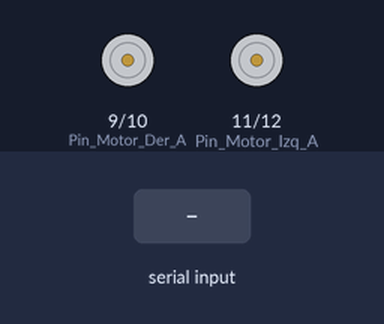
Simulated run of this sketch. Board: Arduino Uno, built with avr-gcc and run on an emulated ATmega328P. Shown: motor-driver pin pairs drawn as motors (green arrow = first pin HIGH = forward, orange = second pin HIGH = backward, longer = more drive). The test bench sets the inputs (shaded band).

Above: at 1.2 s.
1.3 s: "a" received over Serial
At 2.3 s:
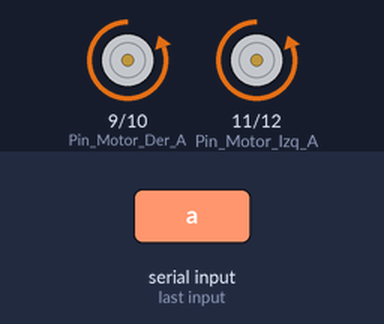
4.3 s: "r" received over Serial
At 4.6 s:
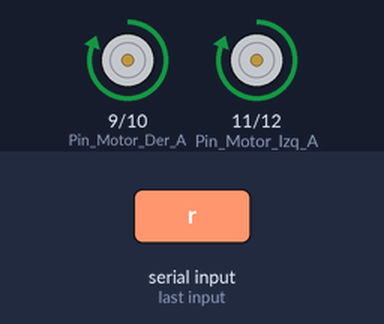
7.3 s: "d" received over Serial
At 8.1 s:
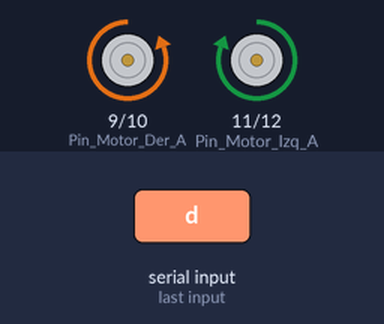
9.8 s: "i" received over Serial
At 10.6 s:
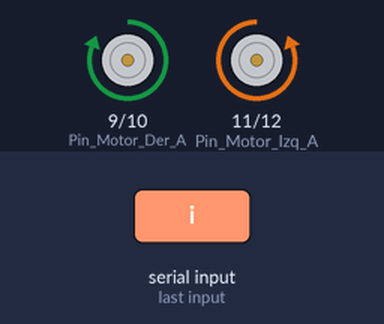
Timing chart, 0 to 12.8 s (numbered marks = the images above; inputs shaded):
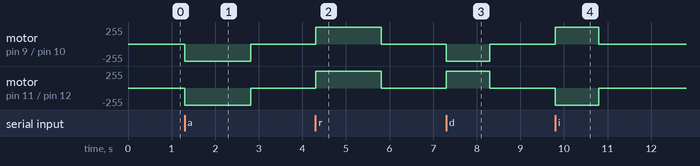

The sketch:

robot_giroscopio.ino
```cpp
int est;
//Pines de conexión del driver
int Pin_Motor_Der_A = 9;
int Pin_Motor_Der_B = 10;
int Pin_Motor_Izq_A = 11;
int Pin_Motor_Izq_B = 12;
int c = 0;

void setup() {
  // inicializar la comunicación serial a 9600 bits por segundo:
  Serial.begin(9600);
  // configuramos los pines como salida
  pinMode(Pin_Motor_Der_A, OUTPUT);
  pinMode(Pin_Motor_Der_B, OUTPUT);
  pinMode(Pin_Motor_Izq_A, OUTPUT);
  pinMode(Pin_Motor_Izq_B, OUTPUT);


}

void loop() {
  if (Serial.available()) {
    char dato = Serial.read();
    if (dato == 'a')
    {
      Mover_Adelante();
      c = 0;
      delay(1000);

    }
    else if (dato == 'r')
    {
      Mover_Retroceso();
      c = 0;
      delay(1000);

    }
    else if (dato == 'd')
    {

      Mover_Derecha();
      delay(1000);
      Mover_Stop();
      c = 0;
    }
    else if (dato == 'i')
    {
      Mover_Izquierda();
      delay(1000);
      Mover_Stop();
      c = 0;
    }
    else if (dato == 's')
    {
      Mover_Stop();
      c = 0;
    }
  }
  if (c > 500) // 1000   cilcos de 1ms
  {
    c = 0;
    Mover_Stop();
  }


  delay(1); //pasusa de 1ms por ciclo
  c++;

}

void Mover_Adelante()
{
  digitalWrite (Pin_Motor_Der_A, LOW );
  digitalWrite (Pin_Motor_Der_B, HIGH );
  digitalWrite (Pin_Motor_Izq_A, LOW );
  digitalWrite (Pin_Motor_Izq_B, HIGH );
}
void Mover_Retroceso()
{
  digitalWrite (Pin_Motor_Der_A, HIGH);
  digitalWrite (Pin_Motor_Der_B, LOW);
  digitalWrite (Pin_Motor_Izq_A, HIGH);
  digitalWrite (Pin_Motor_Izq_B, LOW);

}
void Mover_Derecha()
{
  digitalWrite (Pin_Motor_Der_A, LOW );
  digitalWrite (Pin_Motor_Der_B, HIGH );
  digitalWrite (Pin_Motor_Izq_A, HIGH);
  digitalWrite (Pin_Motor_Izq_B, LOW);
}
void Mover_Izquierda()
{
  digitalWrite (Pin_Motor_Der_A, HIGH);
  digitalWrite (Pin_Motor_Der_B, LOW);
  digitalWrite (Pin_Motor_Izq_A, LOW );
  digitalWrite (Pin_Motor_Izq_B, HIGH );
}
void Mover_Stop()
{
  digitalWrite (Pin_Motor_Der_A, LOW);
  digitalWrite (Pin_Motor_Der_B, LOW);
  digitalWrite (Pin_Motor_Izq_A, LOW);
  digitalWrite (Pin_Motor_Izq_B, LOW);
}
```

Measured:
- after the input at 1.3 s, motor on pin 9 (Pin_Motor_Der_A) / pin 10 (Pin_Motor_Der_B), motor on pin 11 (Pin_Motor_Izq_A) / pin 12 (Pin_Motor_Izq_B): stopped → backward 255/255 at once, → stopped 1.5 s later
- after the input at 4.3 s, motor on pin 9 (Pin_Motor_Der_A) / pin 10 (Pin_Motor_Der_B), motor on pin 11 (Pin_Motor_Izq_A) / pin 12 (Pin_Motor_Izq_B): stopped → forward 255/255 at once, → stopped 1.5 s later
- after the input at 7.3 s, motor on pin 9 (Pin_Motor_Der_A) / pin 10 (Pin_Motor_Der_B): stopped → backward 255/255 at once, → stopped 1.0 s later; motor on pin 11 (Pin_Motor_Izq_A) / pin 12 (Pin_Motor_Izq_B): stopped → forward 255/255 at once, → stopped 1.0 s later
- after the input at 9.8 s, motor on pin 9 (Pin_Motor_Der_A) / pin 10 (Pin_Motor_Der_B): stopped → forward 255/255 at once, → stopped 1.0 s later; motor on pin 11 (Pin_Motor_Izq_A) / pin 12 (Pin_Motor_Izq_B): stopped → backward 255/255 at once, → stopped 1.0 s later
